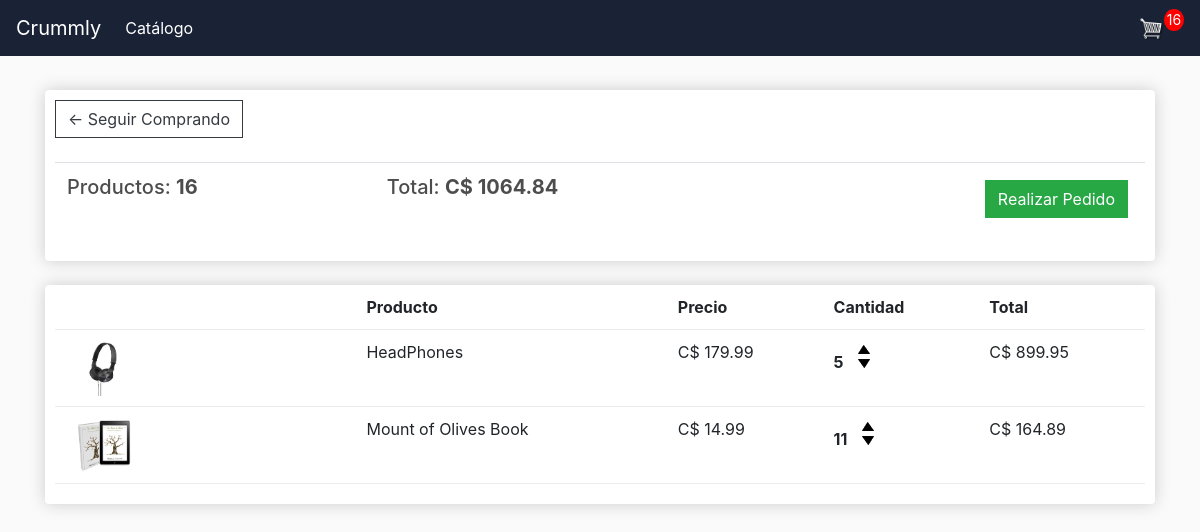
The app's page /cart/ (signed in), older data.
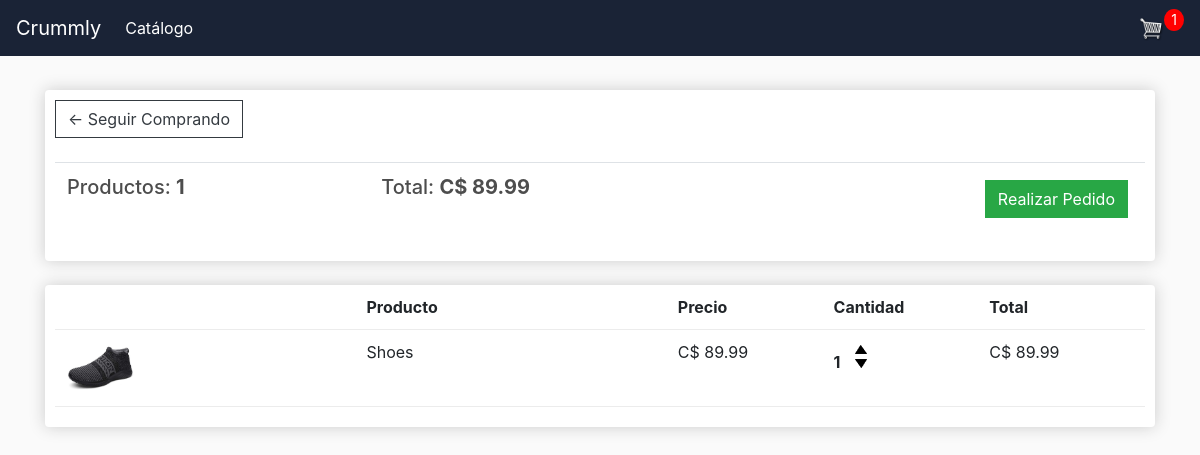
The same page, newer data.
### store/models.py (models this page shows, shortened)
class Order(models.Model):
    customer = models.ForeignKey(Customer, on_delete=models.SET_NULL, null=True, blank=True, verbose_name='Cliente')
    date_ordered = models.DateTimeField(auto_now_add=True, verbose_name='Fecha de Pedido')
    completed = models.BooleanField(default=False, null=True, blank=False, verbose_name='Completada')
    transaction_id = models.CharField(max_length=100, null=True)
    class Meta:
        verbose_name = 'Orden'
        verbose_name_plural = 'Ordenes'
    @property
    def get_cart_total(self):
        orderItem = self.orderitem_set.all()
        total = sum([item.get_total for item in orderItem])
        return total
    @property
    def get_cart_items(self):
        orderItems = self.orderitem_set.all()
        total = sum([item.quantity for item in orderItems])
        return total

class OrderItem(models.Model):
    product = models.ForeignKey(Product, on_delete=models.SET_NULL, null=True, blank=True, verbose_name='Producto')
    order = models.ForeignKey(Order, on_delete=models.SET_NULL, null=True, blank=True, verbose_name='Orden')
    quantity = models.IntegerField(default=0, null=True, blank=True,verbose_name= 'Cantidad')
    date_added = models.DateTimeField(auto_now_add=True, verbose_name='Fecha de Pedido')
    class Meta:
        verbose_name = 'Orden de Producto'
        verbose_name_plural = 'Ordenes de Productos'
    @property
    def get_total(self):
        total = self.product.price * self.quantity
        return total

class Product(models.Model):
    name = models.CharField(max_length=100, null=True, verbose_name='Producto')
    price = models.FloatField(verbose_name='Precio')
    digital = models.BooleanField(default=False, null=True, blank=False)
    image = models.ImageField(null=True, blank=True, verbose_name='Imagen')
    class Meta:
        verbose_name = 'Producto'
        verbose_name_plural = 'Productos'
    @property
    def imageURL(self):
        try:
            url = self.image.url
        except:
            url = ''
        return url

### store/views.py (the view)
# urls.py: path('cart/', views.cart, name='cart'),
def cart(request):
    data = cartData(request)
    cartItems = data['cartItems']
    order = data['order']
    items = data['items']
    context = {'items': items, 'order': order, 'cartItems': cartItems}
    return render(request, 'store/cart.html', context)

### store/utils.py (called while the page is built)
def cartData(request):
    if request.user.is_authenticated:
        customer = request.user.customer
        order, create = Order.objects.get_or_create(customer=customer, completed=False)
        items = order.orderitem_set.all()
        cartItems = order.get_cart_items
    else:
        cookieData = cookieCart(request)
        cartItems = cookieData['cartItems']
        order = cookieData['order']
        items = cookieData['items']
    return {'items': items, 'order': order, 'cartItems': cartItems}

### store/templates/store/cart.html
{%  extends 'store/main.html' %}
{% load static %}
{% block content %}
   <div class="row">
		<div class="col-lg-12">
			<div class="box-element">
				<a  class="btn btn-outline-dark" href="{% url 'store' %}">&#x2190; Seguir Comprando</a>
				<br>
				<br>
				<table class="table">
					<tr>
						<th><h5>Productos: <strong>{{ order.get_cart_items }}</strong></h5></th>
						<th><h5>Total: <strong>C$ {{ order.get_cart_total|floatformat:2  }}</strong></h5></th>
						<th>
							<a  style="float:right; margin:5px;" class="btn btn-success" href="{% url 'checkout' %}">Realizar Pedido</a>
						</th>
					</tr>
				</table>
			</div>
			<br>
			<div class="box-element">
				<div class="cart-row">
					<div style="flex:2"></div>
					<div style="flex:2"><strong>Producto</strong></div>
					<div style="flex:1"><strong>Precio</strong></div>
					<div style="flex:1"><strong>Cantidad</strong></div>
					<div style="flex:1"><strong>Total</strong></div>
				</div>
                {% for item in items %}
                <div class="cart-row">
					<div style="flex:2"><img class="row-image" src="{{ item.product.imageURL }}"></div>
					<div style="flex:2"><p>{{ item.product.name }}</p></div>
					<div style="flex:1"><p>C$ {{ item.product.price|floatformat:2  }}</p></div>
					<div style="flex:1">
						<p class="quantity">{{ item.quantity }}</p>
						<div class="quantity">
							<img data-product = {{ item.product.id }} data-action='add' class="chg-quantity update-cart" src="{% static  'images/arrow-up.png' %}">
							<img data-product = {{ item.product.id }} data-action='remove' class="chg-quantity update-cart" src="{% static  'images/arrow-down.png' %}">
						</div>
					</div>
					<div style="flex:1"><p>C$ {{ item.get_total|floatformat:2  }}</p></div>
				</div>
                {% endfor %}
			</div>
		</div>
	</div>
{% endblock content %}

Row changes from the older to the newer data that the page shows:
no longer on this page (row edited): Order: get_cart_items "16", get_cart_total "1064.84"
removed OrderItem: product.imageURL (picture), product.name "HeadPhones", product.price "179.99", quantity "5", get_total "899.95"
removed OrderItem: product.imageURL (picture), product.name "Mount of Olives Book", product.price "14.99", quantity "11", get_total "164.89"
added Order: get_cart_items "1", get_cart_total "89.99"
added OrderItem: product.imageURL (picture), product.name "Shoes", product.price "89.99", quantity "1", get_total "89.99"
Text that changed along with them:
{{ cartItems }}: "16" → "1"
